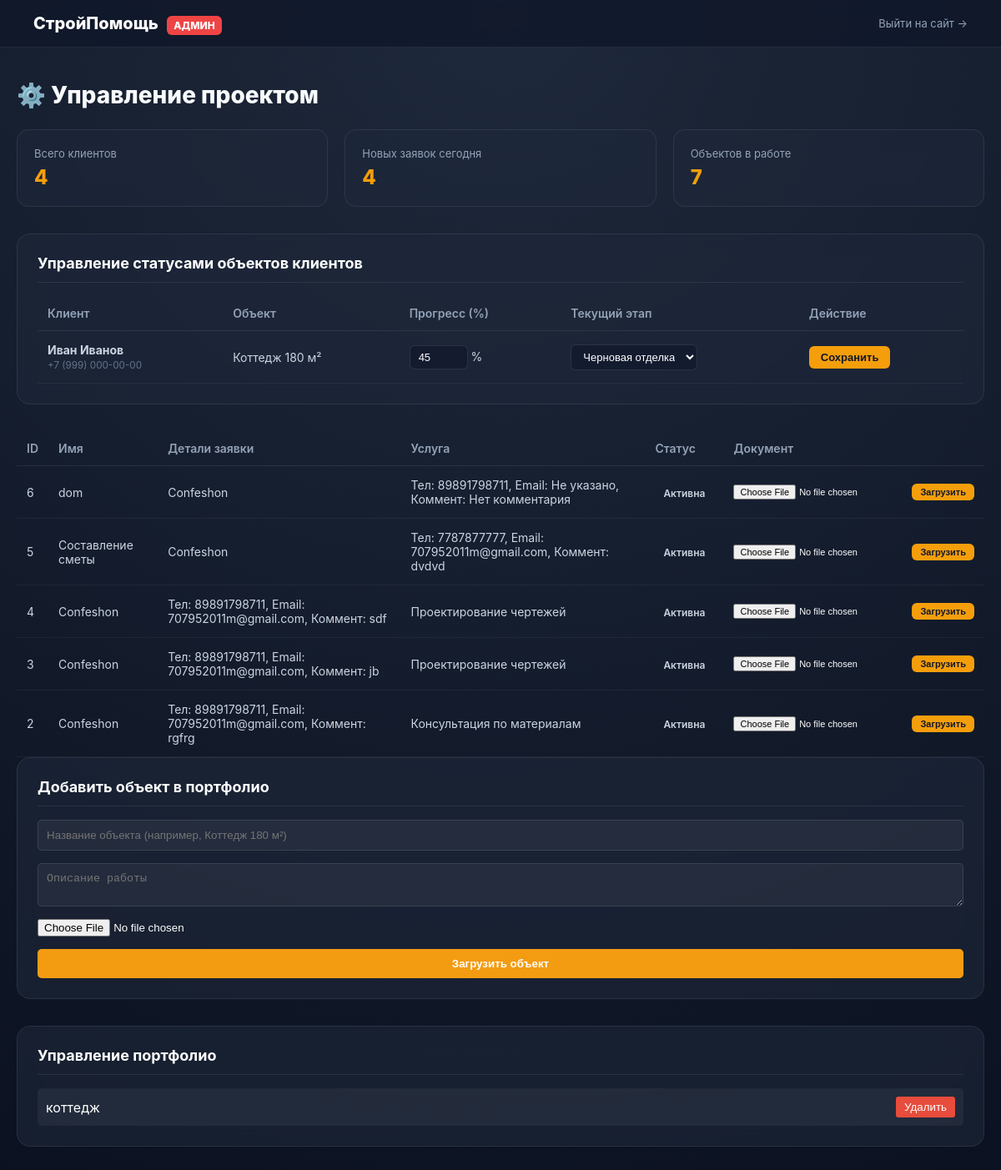
The page /admin/ (signed in) on the database its author committed.
### tables this page shows
CREATE TABLE posts(
       id INTEGER PRIMARY KEY AUTOINCREMENT,
            name TEXT,
            content TEXT,
            author_name TEXT
            , file TEXT);

CREATE TABLE portfolio(
    id INTEGER  PRIMARY KEY AUTOINCREMENT,
    title TEXT,
    description TEXT,
    image TEXT
);

### app.py (the view)
@app.route('/admin/')
def admin_panel():
    if session.get('status') != 'admin':
        return "Доступ запрещен! Вы не администратор.", 403
    conn = sqlite3.connect('app_dir/user.db')
    cursor = conn.cursor()
    cursor.execute("SELECT COUNT(*) FROM user")
    total_clients = cursor.fetchone()[0]
    cursor.execute("SELECT COUNT(*) FROM posts")
    total_orders = cursor.fetchone()[0]
    cursor.execute("SELECT id, name, email, status FROM user")
    users = cursor.fetchall()
    cursor.execute("SELECT id, name, content, author_name FROM posts ORDER BY id DESC LIMIT 5")
    posts = cursor.fetchall()
    portfolio_items = cursor.execute("SELECT id, title, description, image FROM portfolio").fetchall()
    conn.close()
    return render_template(
        'admin.html',
        users=users,
        posts=posts,
        total_clients=total_clients,
        total_orders=total_orders,
        portfolio_items=portfolio_items
    )

### templates/admin.html (shortened to what this page needs)
<!DOCTYPE html>
<html lang="ru">
<head>
</head>
<body>
    <header>
        <a href="/" class="logo">СтройПомощь <span>АДМИН</span></a>
        <a href="/" style="color: #94a3b8; text-decoration: none; font-size: 13px;">Выйти на сайт →</a>
    </header>
    <div class="container">
        <h1 class="page-title">⚙️ Управление проектом</h1>
        <div class="stats-grid">
            <div class="stat-card">
                <div class="stat-label">Всего клиентов</div>
                <div class="stat-value">{{ total_clients }}</div>
            </div>
            <div class="stat-card">
                <div class="stat-label">Новых заявок сегодня</div>
                <div class="stat-value">{{ total_clients }}</div>
            </div>
            <div class="stat-card">
                <div class="stat-label">Объектов в работе</div>
                <div class="stat-value">7</div>
            </div>
        </div>
        <div class="section-block">
            <h2 class="section-header">Управление статусами объектов клиентов</h2>
            <table>
                <thead>
                    <tr>
                        <th>Клиент</th>
                        <th>Объект</th>
                        <th>Прогресс (%)</th>
                        <th>Текущий этап</th>
                        <th>Действие</th>
                    </tr>
                </thead>
                <tbody>
                    <tr>
                        <form method="POST" action="/admin">
                            <td><strong>Иван Иванов</strong><br><small style="color: #64748b;">+7 (999) 000-00-00</small></td>
                            <td>Коттедж 180 м²</td>
                            <td>
                                <input type="number" name="progress" class="admin-input" value="45" style="width: 70px;"> %
                            </td>
                            <td>
                                <select name="status" class="admin-select">
                                    <option value="Черновая отделка" selected>Черновая отделка</option>
                                </select>
                            </td>
                            <td>
                                <button type="submit" class="btn-save">Сохранить</button>
                            </td>
                        </form>
                    </tr>
                </tbody>
            </table>
        </div>
     <table class="">
    <thead>
        <tr>
            <th>ID</th>
            <th>Имя</th>
            <th>Детали заявки</th>
            <th>Услуга</th>
            <th>Статус</th>
            <th>Документ</th>
        </tr>
    </thead>
    <tbody>
        {% for post in posts %}
        <tr>
            <td>{{ post[0] }}</td>
            <td>{{ post[1] }}</td>
            <td>{{ post[3] }}</td>
            <td>{{ post[2] }}</td>
            <td><span class="badge">Активна</span></td>
            <td>
                <form method="POST" action="{{ url_for('upload_document') }}" enctype="multipart/form-data" style="display: flex; gap: 5px; align-items: center;">
                    <input type="file" name="document" style="font-size: 11px; color: #fff;">
                    <button type="submit" class="btn-save" style="padding: 4px 10px; font-size: 11px; cursor: pointer;">Загрузить</button>
                </form>
            </td>
        </tr>
        {% endfor %}
    </tbody>
</table>
<div class="section-block">
    <h2 class="section-header">Добавить объект в портфолио</h2>
    <form action="{{ url_for('add_portfolio') }}" method="POST" enctype="multipart/form-data" style="display: flex; flex-direction: column; gap: 15px;">
        <input type="text" name="title" placeholder="Название объекта (например, Коттедж 180 м²)" required style="padding: 10px; background: rgba(255,255,255,0.05); border: 1px solid rgba(255,255,255,0.1); color: #fff; border-radius: 5px;">
        <textarea name="description" placeholder="Описание работы" required style="padding: 10px; background: rgba(255,255,255,0.05); border: 1px solid rgba(255,255,255,0.1); color: #fff; border-radius: 5px;"></textarea>
        <input type="file" name="image" required style="color: #fff;">
        <button type="submit" style="padding: 10px 20px; background: #f39c12; border: none; color: #fff; font-weight: bold; border-radius: 5px; cursor: pointer;">Загрузить объект</button>
    </form>
</div>
<div class="section-block" style="margin-top: 20px;">
    <h2 class="section-header">Управление портфолио</h2>
    <div style="display: flex; flex-direction: column; gap: 10px;">
        {% for item in portfolio_items %}
        <div style="display: flex; justify-content: space-between; align-items: center; background: rgba(255,255,255,0.05); padding: 10px; border-radius: 5px;">
            <span style="color: #fff;">{{ item[1] }}</span>
            <form action="{{ url_for('delete_portfolio', id=item[0]) }}" method="POST" style="margin: 0;">
                <button type="submit" style="background: #e74c3c; color: #fff; border: none; padding: 5px 10px; border-radius: 3px; cursor: pointer;">Удалить</button>
            </form>
        </div>
        {% endfor %}
    </div>
</div>
</body>
</html>

### templates/admin.html (style rules this page uses)
* { box-sizing: border-box; margin: 0; padding: 0; }
body { background-color: #0b1120; background-image: radial-gradient(circle at top, #1e293b 0%, #0b1120 100%); font-family: 'Inter', system-ui, -apple-system, sans-serif; color: #f8fafc; min-height: 100vh; }
header { background: rgba(15, 23, 42, 0.8); backdrop-filter: blur(10px); border-bottom: 1px solid rgba(255, 255, 255, 0.08); padding: 16px 40px; display: flex; justify-content: space-between; align-items: center; }
.logo { font-weight: 800; font-size: 20px; color: #fff; text-decoration: none; }
.logo span { background: #ef4444; color: #fff; padding: 4px 8px; border-radius: 6px; font-size: 12px; margin-left: 6px; }
.container { max-width: 1200px; margin: 40px auto; padding: 0 20px; }
.page-title { font-size: 28px; font-weight: 800; margin-bottom: 24px; display: flex; align-items: center; gap: 12px; }
.stats-grid { display: grid; grid-template-columns: repeat(auto-fit, minmax(240px, 1fr)); gap: 20px; margin-bottom: 32px; }
.stat-card { background: rgba(30, 41, 59, 0.6); backdrop-filter: blur(12px); border: 1px solid rgba(255, 255, 255, 0.08); border-radius: 14px; padding: 20px; }
.stat-label { font-size: 13px; color: #94a3b8; margin-bottom: 6px; }
.stat-value { font-size: 24px; font-weight: 800; color: #f59e0b; }
.section-block { background: rgba(30, 41, 59, 0.6); backdrop-filter: blur(12px); border: 1px solid rgba(255, 255, 255, 0.08); border-radius: 16px; padding: 24px; margin-bottom: 32px; }
.section-header { font-size: 18px; font-weight: 700; margin-bottom: 16px; color: #fff; border-bottom: 1px solid rgba(255, 255, 255, 0.08); padding-bottom: 12px; }
table { width: 100%; border-collapse: collapse; text-align: left; font-size: 14px; }
th { color: #94a3b8; font-weight: 600; padding: 12px; border-bottom: 1px solid rgba(255, 255, 255, 0.08); }
td { padding: 14px 12px; border-bottom: 1px solid rgba(255, 255, 255, 0.05); color: #cbd5e1; }
.badge { padding: 4px 10px; border-radius: 20px; font-size: 12px; font-weight: 600; }
.admin-input, .admin-select { background: rgba(15, 23, 42, 0.6); border: 1px solid rgba(255, 255, 255, 0.1); color: #fff; padding: 6px 10px; border-radius: 6px; font-size: 13px; }
.btn-save { background: #f59e0b; color: #0f172a; border: none; padding: 6px 14px; border-radius: 6px; font-weight: 700; font-size: 13px; cursor: pointer; transition: opacity 0.2s; }

### rows shown on the page
posts: id "6", name "dom", author_name "Confeshon", content "Тел: 89891798711, Email: Не указано, Коммент: Нет комментария"
posts: id "5", name "Составление сметы", author_name "Confeshon", content "Тел: 7787877777, Email: 707952011m@gmail.com, Коммент: dvdvd"
posts: id "4", name "Confeshon", author_name "Тел: 89891798711, Email: 707952011m@gmail.com, Коммент: sdf", content "Проектирование чертежей"
posts: id "3", name "Confeshon", author_name "Тел: 89891798711, Email: 707952011m@gmail.com, Коммент: jb", content "Проектирование чертежей"
posts: id "2", name "Confeshon", author_name "Тел: 89891798711, Email: 707952011m@gmail.com, Коммент: rgfrg", content "Консультация по материалам"
portfolio: title "коттедж"

### other values the page prints
{{ total_clients }} "4"
